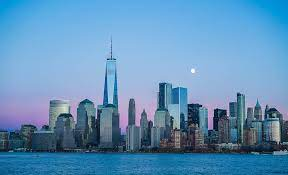
#> input picture images/train/cityscape/1.jpg, 288 x 175 px; its folder holds 3 pictures in this run
$ python main.py   (older library calls are emulated)
#> lines starting #> are read from the running program, lines starting #| are printed output that depends on the picture
import numpy as np
import matplotlib.pyplot as plt
import glob
import cv2
import os
import seaborn as sns
import pandas as pd
from skimage.filters import sobel

print(os.listdir("data/dataset/"))

# Resize images to
SIZE = 128

# Capture images and labels into arrays.
# Start by creating empty lists.
train_images = []
train_labels = []
for directory_path in glob.glob("data/dataset/train/*"):
    label = directory_path.split("\\")[-1]
    print(label)
    for img_path in glob.glob(os.path.join(directory_path, "*.jpg")):
        print(img_path)
        img = cv2.imread(img_path, cv2.IMREAD_COLOR)  # Reading color images
#> img is the input picture: shape (175, 288, 3); mean B, G, R 183.8, 144.7, 96.5
        img = cv2.resize(img, (SIZE, SIZE))  # Resize images
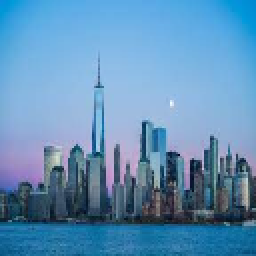
#> img: shape (128, 128, 3) (shown 2 times larger); mean B, G, R 183.6, 144.5, 96.3
        # img = cv2.cvtColor(img, cv2.COLOR_RGB2BGR) #Optional step. Change BGR to RGB
        train_images.append(img)
        train_labels.append(label)
#> pass 2 of the loop `for directory_path in glob.glob("data/dataset/train/*"):`:
#| images/train/house
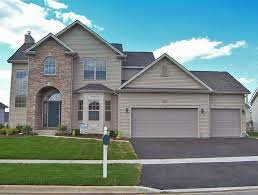
#> input picture images/train/house/1.jpg, 258 x 195 px
#> img is the input picture: shape (195, 258, 3); mean B, G, R 140.7, 141.2, 119.1
#> `img = cv2.resize(img, (SIZE, SIZE))`:
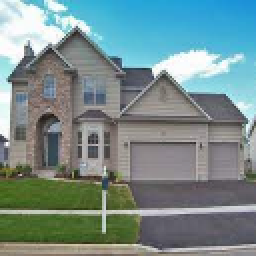
#> img: shape (128, 128, 3) (shown 2 times larger); mean B, G, R 140.9, 141.3, 119.3

train_images = np.array(train_images)
train_labels = np.array(train_labels)

# Do exactly the same for test/validation images
# test
test_images = []
test_labels = []
for directory_path in glob.glob("data/dataset/validation/*"):
    fruit_label = directory_path.split("\\")[-1]
    for img_path in glob.glob(os.path.join(directory_path, "*.jpg")):
        img = cv2.imread(img_path, cv2.IMREAD_COLOR)
        img = cv2.resize(img, (SIZE, SIZE))
        # img = cv2.cvtColor(img, cv2.COLOR_RGB2BGR) #Optional
        test_images.append(img)
        test_labels.append(fruit_label)

test_images = np.array(test_images)
test_labels = np.array(test_labels)

# Encode labels from text (folder names) to integers.
from sklearn import preprocessing

le = preprocessing.LabelEncoder()
le.fit(test_labels)
test_labels_encoded = le.transform(test_labels)
le.fit(train_labels)
train_labels_encoded = le.transform(train_labels)

# Split data into test and train datasets (already split but assigning to meaningful convention)
# If you only have one dataset then split here
x_train, y_train, x_test, y_test = train_images, train_labels_encoded, test_images, test_labels_encoded

# Normalize pixel values to between 0 and 1
x_train, x_test = x_train / 255.0, x_test / 255.0


###################################################################
# FEATURE EXTRACTOR function
# input shape is (n, x, y, c) - number of images, x, y, and channels
def feature_extractor(dataset):
    x_train = dataset
    image_dataset = pd.DataFrame()
    for image in range(x_train.shape[0]):  # iterate through each file
        # print(image)

        df = pd.DataFrame()  # Temporary data frame to capture information for each loop.
        # Reset dataframe to blank after each loop.

        input_img = x_train[image, :, :, :]
        img = input_img
        ################################################################
        # START ADDING DATA TO THE DATAFRAME
        # Add feature extractors, e.g. edge detection, smoothing, etc.

        # FEATURE 1 - Pixel values

        # Add pixel values to the data frame
        pixel_values = img.reshape(-1)
        df['Pixel_Value'] = pixel_values  # Pixel value itself as a feature
        # df['Image_Name'] = image   #Capture image name as we read multiple images

        # FEATURE 2 - Bunch of Gabor filter responses

        # Generate Gabor features
        num = 1  # To count numbers up in order to give Gabor features a lable in the data frame
        kernels = []
        for theta in range(2):  # Define number of thetas
            theta = theta / 4. * np.pi
            for sigma in (1, 3):  # Sigma with 1 and 3
                lamda = np.pi / 4
                gamma = 0.5
                gabor_label = 'Gabor' + str(num)  # Label Gabor columns as Gabor1, Gabor2, etc.
                #                print(gabor_label)
                ksize = 9
                kernel = cv2.getGaborKernel((ksize, ksize), sigma, theta, lamda, gamma, 0, ktype=cv2.CV_32F)
                kernels.append(kernel)
                # Now filter the image and add values to a new column
                fimg = cv2.filter2D(img, cv2.CV_8UC3, kernel)
                filtered_img = fimg.reshape(-1)
                df[gabor_label] = filtered_img  # Labels columns as Gabor1, Gabor2, etc.
                #print(gabor_label, ': theta=', theta, ': sigma=', sigma, ': lamda=', lamda, ': gamma=', gamma)
                num += 1  # Increment for gabor column label

        # FEATURE 3 Sobel
        #        edge_sobel = sobel(img)
        #        edge_sobel1 = edge_sobel.reshape(-1)
        #        df['Sobel'] = edge_sobel1

        # Add more filters as needed

        # Append features from current image to the dataset
        image_dataset = image_dataset.append(df)

    return image_dataset


####################################################################
# Extract features from training images
#> (the run stopped early here; a loop or call above may not have finished)
